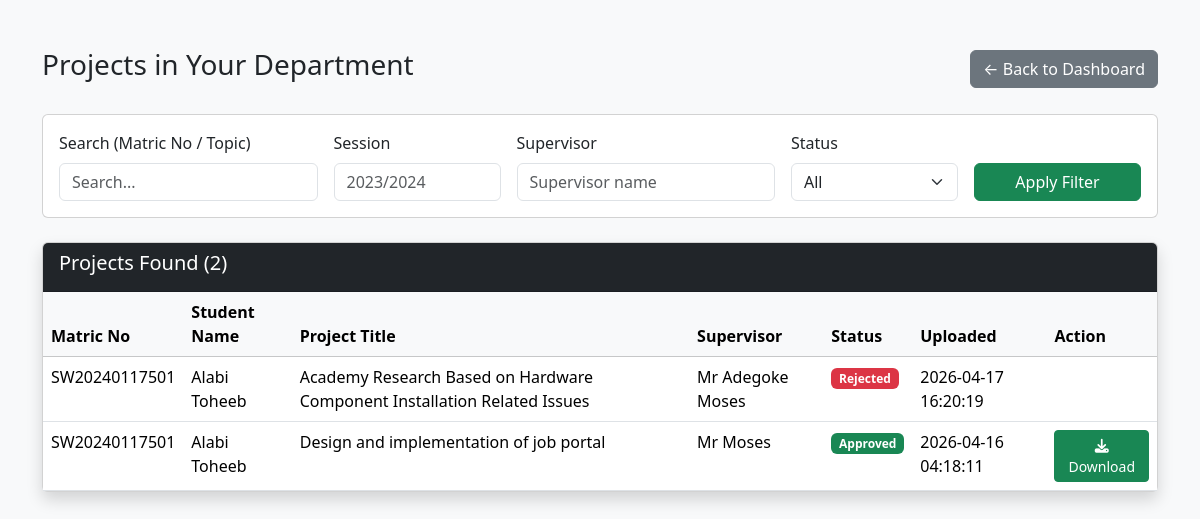
Page /department/view_projects.php (signed in) on the committed database.
### tables this page shows
CREATE TABLE IF NOT EXISTS `projects` (
  `id` int NOT NULL AUTO_INCREMENT,
  `student_id` int NOT NULL,
  `title` varchar(255) NOT NULL,
  `file_path` varchar(255) NOT NULL,
  `upload_date` timestamp NULL DEFAULT CURRENT_TIMESTAMP,
  `status` enum('pending','approved','rejected') DEFAULT 'pending',
  `remark` varchar(150) DEFAULT NULL,
  `approved_at` timestamp NULL DEFAULT NULL,
  `source_code_path` varchar(255) DEFAULT NULL,
  `abstract` text,
  `supervisor` varchar(255) DEFAULT NULL,
  `uploaded_at` datetime DEFAULT CURRENT_TIMESTAMP,
  PRIMARY KEY (`id`),
  KEY `student_id` (`student_id`)
);

CREATE TABLE IF NOT EXISTS `students` (
  `id` int NOT NULL AUTO_INCREMENT,
  `matric_no` varchar(20) DEFAULT NULL,
  `name` varchar(150) NOT NULL,
  `email` varchar(150) DEFAULT NULL,
  `contact` varchar(50) DEFAULT NULL,
  `session` varchar(20) NOT NULL,
  `address` text,
  `department_id` int NOT NULL,
  `password_hash` varchar(255) NOT NULL,
  `role` enum('student') DEFAULT 'student',
  `passport` varchar(255) DEFAULT NULL,
  `level` varchar(10) DEFAULT NULL,
  `nd_type` varchar(10) DEFAULT NULL,
  `pair_id` int DEFAULT NULL,
  `supervisor` varchar(100) DEFAULT NULL,
  `project_title` varchar(255) DEFAULT NULL,
  `approved` tinyint(1) DEFAULT '0',
  `created_at` timestamp NULL DEFAULT CURRENT_TIMESTAMP,
  PRIMARY KEY (`id`),
  UNIQUE KEY `matric_no` (`matric_no`),
  KEY `idx_matric_no` (`matric_no`),
  KEY `idx_email` (`email`),
  KEY `idx_pair` (`pair_id`)
);

### department/view_projects.php (the view, shortened to what this page needs)
<?php
require_once '../includes/config.php';
$department_id = $_SESSION['department_id'];
$search     = $_GET['search'] ?? '';
$session    = $_GET['session'] ?? '';
$supervisor = $_GET['supervisor'] ?? '';
$query = "
    SELECT p.*, s.name AS student_name, s.matric_no
    FROM projects p
    JOIN students s ON p.student_id = s.id
    WHERE s.department_id = ?
";
$params = [$department_id];
$query .= " ORDER BY p.uploaded_at DESC";
$stmt = $pdo->prepare($query);
$stmt->execute($params);
$projects = $stmt->fetchAll();
?>
<!DOCTYPE html>
<html lang="en">
<head>
    <link href="https://cdn.jsdelivr.net/npm/bootstrap@5.3.3/dist/css/bootstrap.min.css" rel="stylesheet">
    <link href="https://cdnjs.cloudflare.com/ajax/libs/font-awesome/6.5.0/css/all.min.css" rel="stylesheet">
</head>
<body class="bg-light">
<div class="container mt-5">
    <div class="d-flex justify-content-between align-items-center mb-4">
        <h3>Projects in Your Department</h3>
        <a href="dashboard.php" class="btn btn-secondary">← Back to Dashboard</a>
    </div>
    <div class="card mb-4">
        <div class="card-body">
            <form method="GET" class="row g-3">
                <div class="col-md-3">
                    <label class="form-label">Search (Matric No / Topic)</label>
                    <input type="text" name="search" class="form-control" value="<?= htmlspecialchars($search) ?>" placeholder="Search...">
                </div>
                <div class="col-md-2">
                    <label class="form-label">Session</label>
                    <input type="text" name="session" class="form-control" value="<?= htmlspecialchars($session) ?>" placeholder="2023/2024">
                </div>
                <div class="col-md-3">
                    <label class="form-label">Supervisor</label>
                    <input type="text" name="supervisor" class="form-control" value="<?= htmlspecialchars($supervisor) ?>" placeholder="Supervisor name">
                </div>
                <div class="col-md-2">
                    <label class="form-label">Status</label>
                    <select name="status" class="form-select">
                        <option value="">All</option>
                    </select>
                </div>
                <div class="col-md-2 d-flex align-items-end">
                    <button type="submit" class="btn btn-success w-100">Apply Filter</button>
                </div>
            </form>
        </div>
    </div>
    <div class="card shadow">
        <div class="card-header bg-dark text-white">
            <h5>Projects Found (<?= count($projects) ?>)</h5>
        </div>
        <div class="card-body p-0">
            <div class="table-responsive">
                <table class="table table-hover mb-0">
                    <thead class="table-light">
                        <tr>
                            <th>Matric No</th>
                            <th>Student Name</th>
                            <th>Project Title</th>
                            <th>Supervisor</th>
                            <th>Status</th>
                            <th>Uploaded</th>
                            <th>Action</th>
                        </tr>
                    </thead>
                    <tbody>
                        <?php if (empty($projects)): ?>
                            <tr><td colspan="7" class="text-center py-4">No projects found.</td></tr>
                        <?php else: ?>
                            <?php foreach ($projects as $row): ?>
                                <tr>
                                    <td><?= htmlspecialchars($row['matric_no']) ?></td>
                                    <td><?= htmlspecialchars($row['student_name']) ?></td>
                                    <td><?= htmlspecialchars($row['title']) ?></td>
                                    <td><?= htmlspecialchars($row['supervisor']) ?></td>
                                    <td>
                                        <span class="badge bg-<?= $row['status']=='approved' ? 'success' : ($row['status']=='rejected' ? 'danger' : 'warning') ?>">
                                            <?= ucfirst($row['status']) ?>
                                        </span>
                                    </td>
                                    <td><?= $row['uploaded_at'] ?></td>
                                   <td>
    <?php if ($row['status'] == 'pending'): ?>
        <a href="<?= htmlspecialchars($row['file_path']) ?>"
           class="btn btn-info btn-sm me-1" target="_blank">
            <i class="fas fa-eye"></i> View PDF
        </a>
        <a href="approve_project.php?id=<?= $row['id'] ?>"
           class="btn btn-success btn-sm me-1"
           onclick="return confirm('Approve this project?')">Approve</a>
        <a href="reject_project.php?id=<?= $row['id'] ?>"
           class="btn btn-danger btn-sm"
           onclick="return confirm('Reject this project?')">Reject</a>
    <?php elseif ($row['status'] == 'approved'): ?>
        <a href="<?= htmlspecialchars($row['file_path']) ?>"
           class="btn btn-success btn-sm" download>
            <i class="fas fa-download"></i> Download
        </a>
    <?php endif; ?>
</td>
                                </tr>
                            <?php endforeach; ?>
                        <?php endif; ?>
                    </tbody>
                </table>
            </div>
        </div>
    </div>
</div>
</body>
</html>

### rows in the picture
projects: student.matric_no "SW20240117501", student.name "Alabi Toheeb", title "Academy Research Based on Hardware Component Installation Related Issues", supervisor "Mr Adegoke Moses", status "Rejected", uploaded_at "2026-04-17 16:20:19"
projects: student.matric_no "SW20240117501", student.name "Alabi Toheeb", title "Design and implementation of job portal", supervisor "Mr Moses", status "Approved", uploaded_at "2026-04-16 04:18:11"

### other values in the picture
count($projects) "2"
